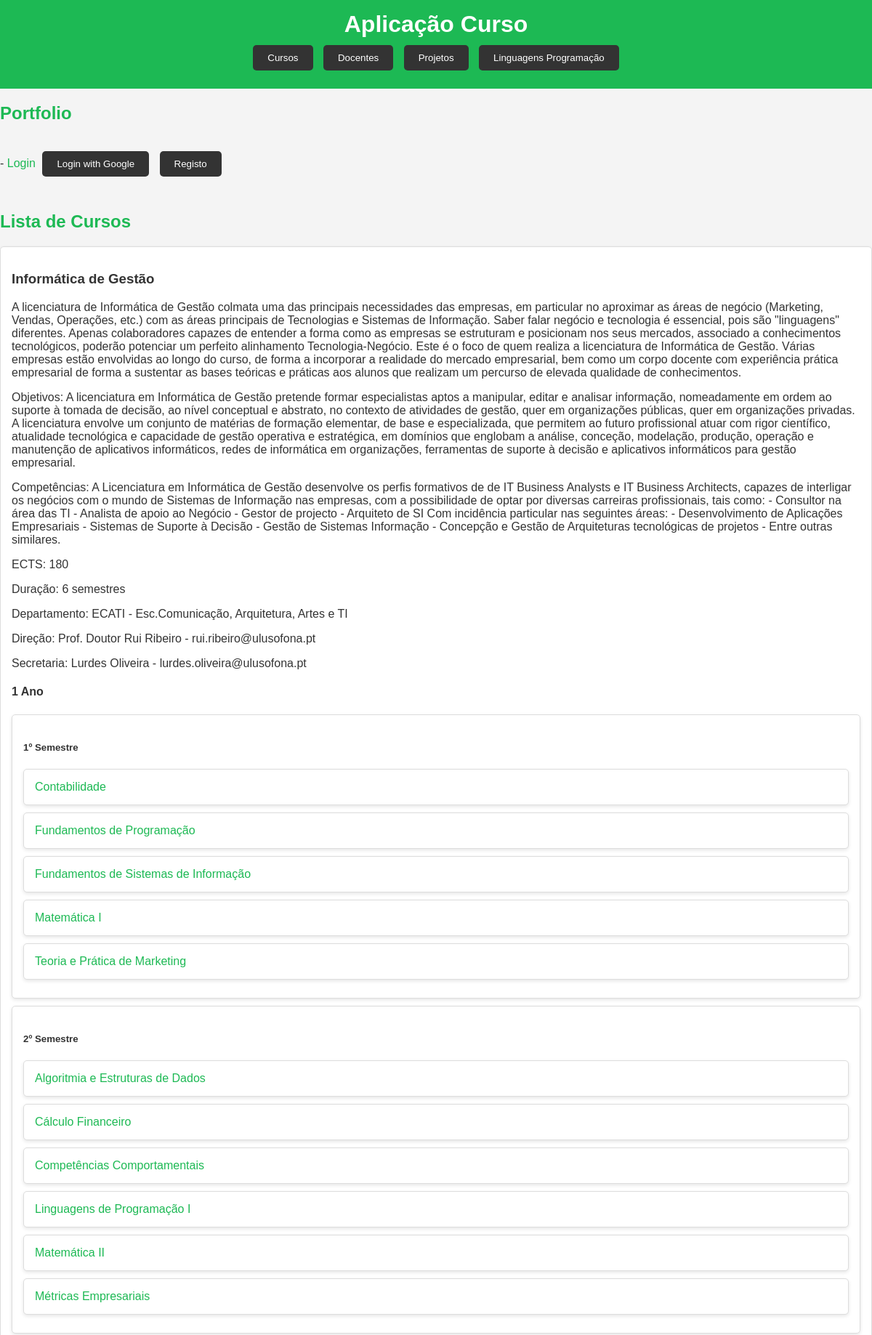
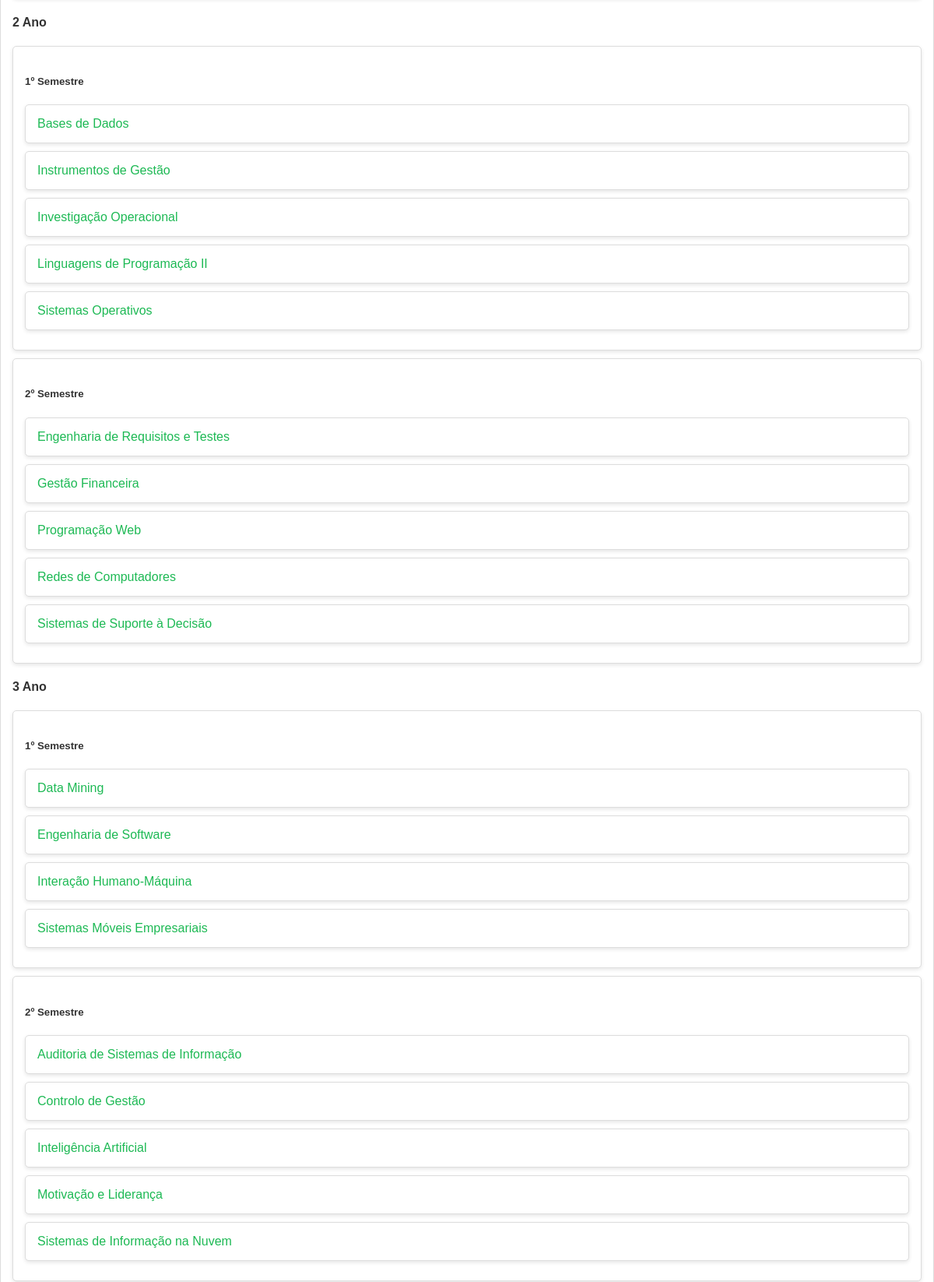
Page /curso/ (upper part) on the committed database (2 pictures, top to bottom).
### curso/models.py (models this page shows, shortened)
class Curso(models.Model):
    nome = models.CharField(max_length=255)
    codigo = models.IntegerField()
    apresentacao = models.CharField(max_length=500)
    objetivos = models.CharField(max_length=500)
    competencias = models.CharField(max_length=500)
    ects = models.IntegerField()
    duracao_semestres = models.IntegerField()
    departamento = models.CharField(max_length=255)
    contacto_direcao = models.CharField(max_length=255)
    email_direcao = models.EmailField()
    contacto_secretaria = models.CharField(max_length=255)
    email_secretaria = models.EmailField()
    disciplinas = models.ManyToManyField('Disciplina', related_name='cursos')

class Disciplina(models.Model):
    nome = models.CharField(max_length=255)
    ano = models.IntegerField(choices=[(1, '1º Ano'), (2, '2º Ano'), (3, '3º Ano')])
    semestre = models.CharField(max_length=20,
                                choices=[('1º Semestre', '1º Semestre'), ('2º Semestre', '2º Semestre'),
                                         ('Anual', 'Anual'), ])
    ects = models.FloatField()
    codigo_leitura = models.CharField(max_length=50)

### curso/views.py (the view)
# urls.py: path('', views.curso_view, name='curso'),
def curso_view(request):
    cursos = Curso.objects.all()
    cursos_disciplinas = []
    for curso in cursos:
        disciplinas_por_ano = {}
        for disciplina in curso.disciplinas.all():
            ano = disciplina.ano
            semestre = disciplina.semestre
            if ano not in disciplinas_por_ano:
                disciplinas_por_ano[ano] = {'1º Semestre': [], '2º Semestre': [], 'Anual': []}
            disciplinas_por_ano[ano][semestre].append(disciplina)
        cursos_disciplinas.append({
            'curso': curso,
            'disciplinas_por_ano': disciplinas_por_ano
        })
    context = {
        'cursos_disciplinas': cursos_disciplinas,
    }
    return render(request, 'curso/index.html', context)

### curso/templates/curso/index.html (shortened to what this page needs)
{% extends 'curso/layout.html' %}
{% block content %}
    <h2>Lista de Cursos</h2>
    <ul>
        {% for curso_data in cursos_disciplinas %}
            {% with curso=curso_data.curso %}
                <li>
                    <h3>{{ curso.nome }}</h3>
                    <p>{{ curso.apresentacao }}</p>
                    <p>Objetivos: {{ curso.objetivos }}</p>
                    <p>Competências: {{ curso.competencias }}</p>
                    <p>ECTS: {{ curso.ects }}</p>
                    <p>Duração: {{ curso.duracao_semestres }} semestres</p>
                    <p>Departamento: {{ curso.departamento }}</p>
                    <p>Direção: {{ curso.contacto_direcao }} - {{ curso.email_direcao }}</p>
                    <p>Secretaria: {{ curso.contacto_secretaria }} - {{ curso.email_secretaria }}</p>
                    {% for ano, semestres in curso_data.disciplinas_por_ano.items %}
                        <h4>{{ ano }} Ano</h4>
                        <ul>
                            {% for semestre, disciplinas in semestres.items %}
                                {% if disciplinas %}
                                    <li>
                                        {% if semestre %}
                                            <h5>{{ semestre }}</h5>
                                            <ul>
                                                {% for disciplina in disciplinas %}
                                                    <li>
                                                        <a href="{% url 'curso:disciplina' disciplina.id %}">{{ disciplina.nome }}</a>
                                                    </li>
                                                {% endfor %}
                                            </ul>
                                        {% endif %}
                                    </li>
                                {% endif %}
                            {% endfor %}
                        </ul>
                    {% endfor %}
                </li>
            {% endwith %}
        {% endfor %}
    </ul>
{% endblock %}

### static/curso/estilos.css (style rules this page uses)
body { font-family: 'Arial', sans-serif; background-color: #f4f4f4; color: #333; margin: 0; padding: 0; }
ul { list-style: none; padding: 0; }
li { background: #fff; border: 1px solid #ddd; margin-bottom: 10px; padding: 15px; border-radius: 5px; box-shadow: 0 2px 5px rgba(0,0,0,0.1); }
h2 { color: #1DB954; }
a { color: #1DB954; text-decoration: none; }

### rows in the picture
Curso: curso.nome "Informática de Gestão", curso.apresentacao "A licenciatura de Informática de Gestão colmata uma das principais necessidades das empresas, em particular no aproximar as áreas de negócio (Marketing, Vendas, Operações, etc.) com as áreas principais de Tecnologias e Sistemas de Informação. Saber falar negócio e tecnologia é essencial, pois são \"linguagens\" diferentes. Apenas colaboradores capazes de entender a forma como as empresas se estruturam e posicionam nos seus mercados, associado a conhecimentos tecnológicos, poderão potenciar um perfeito alinhamento Tecnologia-Negócio. Este é o foco de quem realiza a licenciatura de Informática de Gestão. Várias empresas estão envolvidas ao longo do curso, de forma a incorporar a realidade do…", curso.objetivos "A licenciatura em Informática de Gestão pretende formar especialistas aptos a manipular, editar e analisar informação, nomeadamente em ordem ao suporte à tomada de decisão, ao nível conceptual e abstrato, no contexto de atividades de gestão, quer em organizações públicas, quer em organizações privadas. A licenciatura envolve um conjunto de matérias de formação elementar, de base e especializada, que permitem ao futuro profissional atuar com rigor científico, atualidade tecnológica e capacidade de gestão operativa e estratégica, em domínios que englobam a análise, conceção, modelação, produção, operação e manutenção de aplicativos informáticos, redes de informática em organizações,…", curso.competencias "A Licenciatura em Informática de Gestão desenvolve os perfis formativos de de IT Business Analysts e IT Business Architects, capazes de interligar os negócios com o mundo de Sistemas de Informação nas empresas, com a possibilidade de optar por diversas carreiras profissionais, tais como: - Consultor na área das TI - Analista de apoio ao Negócio - Gestor de projecto - Arquiteto de SI Com incidência particular nas seguintes áreas: - Desenvolvimento de Aplicações Empresariais - Sistemas de Suporte à Decisão - Gestão de Sistemas Informação - Concepção e Gestão de Arquiteturas tecnológicas de projetos - Entre outras similares.", curso.ects "180", curso.duracao_semestres "6", curso.departamento "ECATI - Esc.Comunicação, Arquitetura, Artes e TI", curso.contacto_direcao "Prof. Doutor Rui Ribeiro", curso.email_direcao "rui.ribeiro@ulusofona.pt", curso.contacto_secretaria "Lurdes Oliveira", curso.email_secretaria "lurdes.oliveira@ulusofona.pt", disciplinas_por_ano "1" "2" "3"
Disciplina: semestre "1º Semestre", nome "Contabilidade"
Disciplina: nome "Fundamentos de Programação"
Disciplina: nome "Fundamentos de Sistemas de Informação"
Disciplina: nome "Matemática I"
Disciplina: nome "Teoria e Prática de Marketing"
Disciplina: semestre "2º Semestre", nome "Algoritmia e Estruturas de Dados"
Disciplina: nome "Cálculo Financeiro"
Disciplina: nome "Competências Comportamentais"
Disciplina: nome "Linguagens de Programação I"
Disciplina: nome "Matemática II"
Disciplina: nome "Métricas Empresariais"
Disciplina: semestre "1º Semestre", nome "Bases de Dados"
Disciplina: nome "Instrumentos de Gestão"
Disciplina: nome "Investigação Operacional"
Disciplina: nome "Linguagens de Programação II"
Disciplina: nome "Sistemas Operativos"
Disciplina: semestre "2º Semestre", nome "Engenharia de Requisitos e Testes"
Disciplina: nome "Gestão Financeira"
Disciplina: nome "Programação Web"
Disciplina: nome "Redes de Computadores"
Disciplina: nome "Sistemas de Suporte à Decisão"
Disciplina: semestre "1º Semestre", nome "Data Mining"
Disciplina: nome "Engenharia de Software"
Disciplina: nome "Interação Humano-Máquina"
Disciplina: nome "Sistemas Móveis Empresariais"
Disciplina: semestre "2º Semestre", nome "Auditoria de Sistemas de Informação"
Disciplina: nome "Controlo de Gestão"
Disciplina: nome "Inteligência Artificial"
Disciplina: nome "Motivação e Liderança"
Disciplina: nome "Sistemas de Informação na Nuvem"
